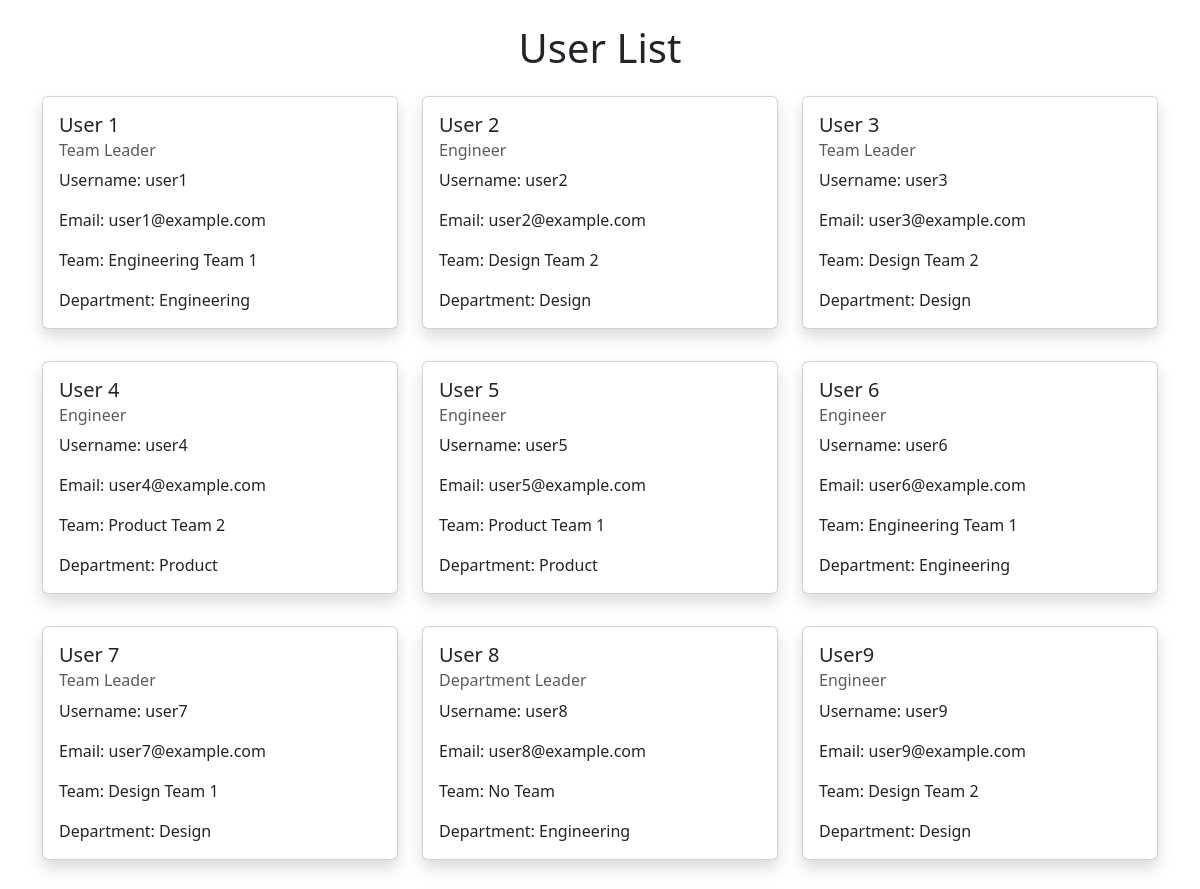
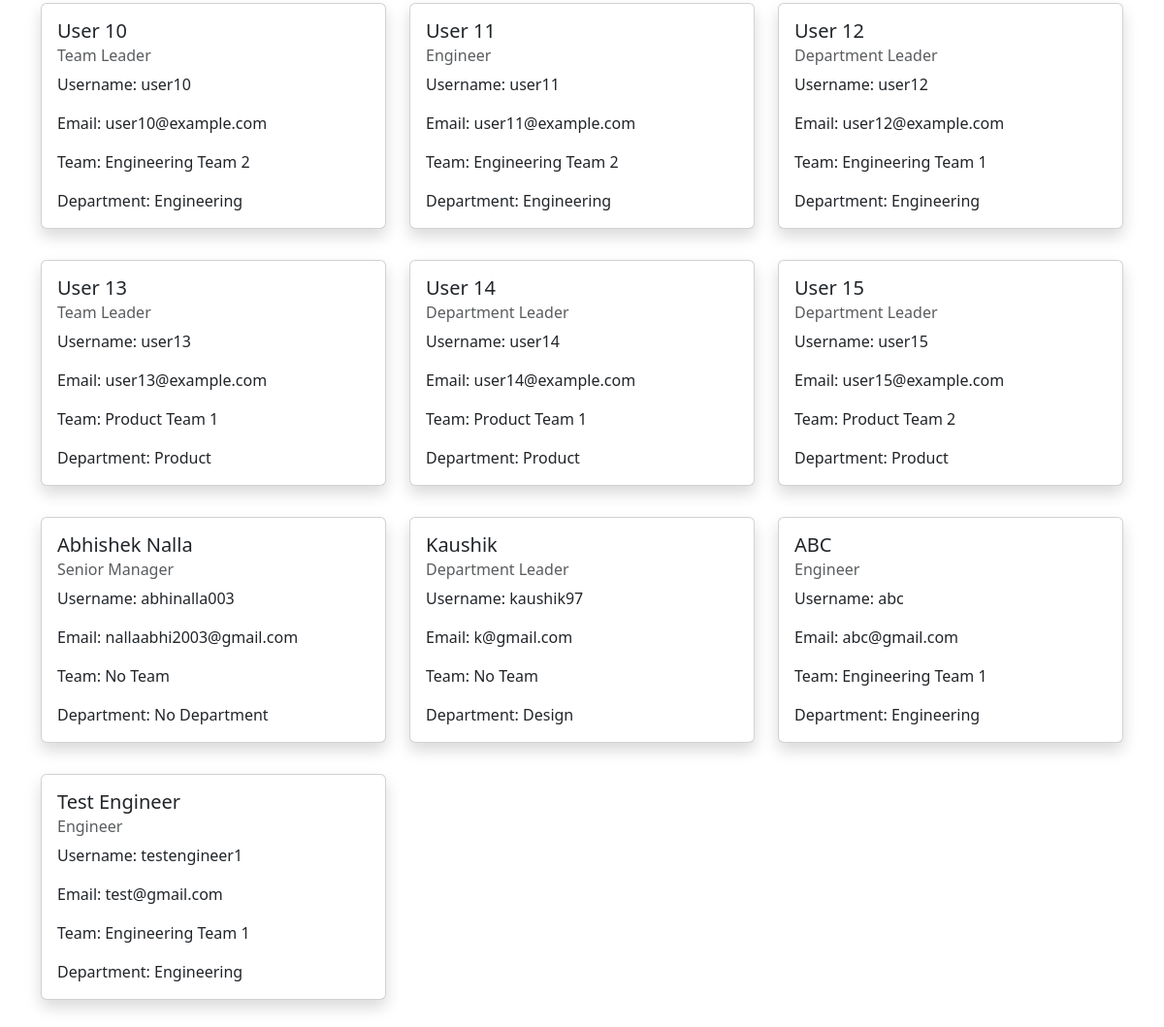
/users/, run on the app's committed database (2 pictures, top to bottom).
### demo/models.py (models this page shows, shortened)
class User(models.Model):
    user_id = models.AutoField(primary_key=True)
    name = models.CharField(max_length=255)
    username = models.CharField(max_length=255, unique=True)
    email = models.EmailField(unique=True)
    password = models.CharField(max_length=255)
    role = models.CharField(max_length=50)
    team = models.ForeignKey(Team, on_delete=models.SET_NULL, null=True)
    department = models.ForeignKey(Department, on_delete=models.SET_NULL, null=True)
    created_at = models.DateTimeField(auto_now_add=True)

class Team(models.Model):
    team_id = models.AutoField(primary_key=True)
    name = models.CharField(max_length=255, unique=True)
    department = models.ForeignKey(Department, on_delete=models.CASCADE)
    created_at = models.DateTimeField(auto_now_add=True)

class Department(models.Model):
    department_id = models.AutoField(primary_key=True)
    name = models.CharField(max_length=255, unique=True)
    created_at = models.DateTimeField(auto_now_add=True)

### demo/views.py (the view)
# urls.py: path('users/', views.user_list, name='user_list'),
def user_list(request):
    users = User.objects.all()
    return render(request, 'user_list.html', {'users': users})

### templates/user_list.html
{% extends 'base.html' %}
{% load static %}
{% block content %}
<div class="container">
    <h1 class="text-center my-4">User List</h1>
    <div class="row">
        {% for user in users %}
        <div class="col-md-4 mb-4">
            <div class="card shadow">
                <div class="card-body">
                    <h5 class="card-title">{{ user.name }} {{ user.id }}</h5>
                    <h6 class="card-subtitle mb-2 text-muted">{{ user.role }}</h6>
                    <p class="card-text">Username: {{ user.username }}</p>
                    <p class="card-text">Email: {{ user.email }}</p>
                    <p class="card-text">
                        Team:
                        {% if user.team %}
                            {{ user.team.name }}
                        {% else %}
                            No Team
                        {% endif %}
                    </p>
                    <p class="card-text">
                        Department:
                        {% if user.department %}
                            {{ user.department.name }}
                        {% else %}
                            No Department
                        {% endif %}
                    </p>
                </div>
            </div>
        </div>
        {% empty %}
        <p>No users found.</p>
        {% endfor %}
    </div>
</div>
{% endblock %}

### templates/base.html (style rules this page uses)
.btn, .form-control, .card { transition: all 0.2s ease-in-out; }
.mb-4 { margin-bottom: 2rem !important; }

### data on the page
User: name "User 1", role "Team Leader", username "user1", email "user1@example.com", team.name "Engineering Team 1", department.name "Engineering"
User: name "User 2", role "Engineer", username "user2", email "user2@example.com", team.name "Design Team 2", department.name "Design"
User: name "User 3", role "Team Leader", username "user3", email "user3@example.com", team.name "Design Team 2", department.name "Design"
User: name "User 4", role "Engineer", username "user4", email "user4@example.com", team.name "Product Team 2", department.name "Product"
User: name "User 5", role "Engineer", username "user5", email "user5@example.com", team.name "Product Team 1", department.name "Product"
User: name "User 6", role "Engineer", username "user6", email "user6@example.com", team.name "Engineering Team 1", department.name "Engineering"
User: name "User 7", role "Team Leader", username "user7", email "user7@example.com", team.name "Design Team 1", department.name "Design"
User: name "User 8", role "Department Leader", username "user8", email "user8@example.com", shows "No Team", department.name "Engineering"
User: name "User9", role "Engineer", username "user9", email "user9@example.com", team.name "Design Team 2", department.name "Design"
User: name "User 10", role "Team Leader", username "user10", email "user10@example.com", team.name "Engineering Team 2", department.name "Engineering"
User: name "User 11", role "Engineer", username "user11", email "user11@example.com", team.name "Engineering Team 2", department.name "Engineering"
User: name "User 12", role "Department Leader", username "user12", email "user12@example.com", team.name "Engineering Team 1", department.name "Engineering"
User: name "User 13", role "Team Leader", username "user13", email "user13@example.com", team.name "Product Team 1", department.name "Product"
User: name "User 14", role "Department Leader", username "user14", email "user14@example.com", team.name "Product Team 1", department.name "Product"
User: name "User 15", role "Department Leader", username "user15", email "user15@example.com", team.name "Product Team 2", department.name "Product"
User: name "Abhishek Nalla", role "Senior Manager", username "abhinalla003", email "nallaabhi2003@gmail.com", shows "No Team", shows "No Department"
User: name "Kaushik", role "Department Leader", username "kaushik97", email "k@gmail.com", shows "No Team", department.name "Design"
User: name "ABC", role "Engineer", username "abc", email "abc@gmail.com", team.name "Engineering Team 1", department.name "Engineering"
User: name "Test Engineer", role "Engineer", username "testengineer1", email "test@gmail.com", team.name "Engineering Team 1", department.name "Engineering"
